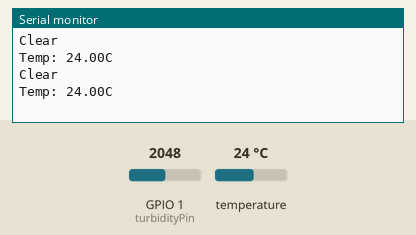
A program run on a simulated Seeed XIAO ESP32-S3. Parts: the last lines printed to the serial monitor. The test bench sets the inputs (shaded band); at power-on: GPIO 1 (turbidityPin) = 2048, temperature 24 °C. Nothing arrives over Bluetooth unless stated; a phone connects over Bluetooth LE 3 s after start.

Above: at 6.3 s.
6.4 s: GPIO 1 (turbidityPin) set to 491
At 8.7 s:
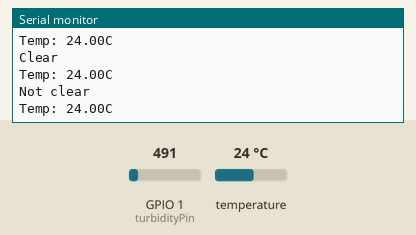
10.5 s: temperature set to 12 °C
At 11.3 s:
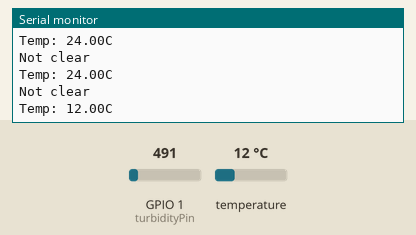
13.4 s: temperature set to 19 °C
At 15.0 s:
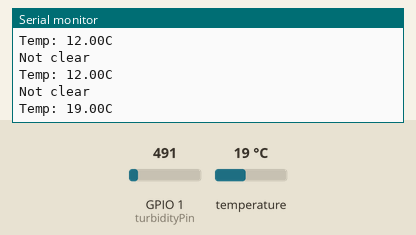
Timing chart, 0 to 16.5 s (numbered marks = the images above; inputs shaded):
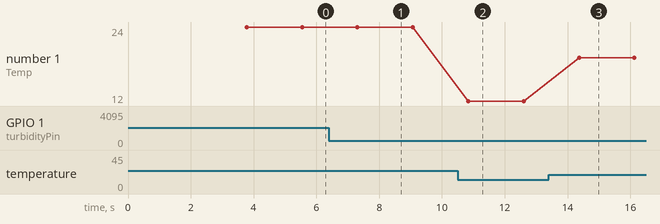

The program:

main.cpp
```cpp
#include <Arduino.h>
#include <BLEDevice.h>
#include <BLEServer.h>
#include <BLEUtils.h>
#include <BLE2902.h>
#include <OneWire.h>
#include <DallasTemperature.h>

#define SERVICE_UUID        "8a645cd7-c78a-467d-8627-acde6685cf23"
#define CHARACTERISTIC_UUID "9ad53e1b-d2b3-4905-b005-23976f604d2f"

BLEServer* pServer = NULL;
BLECharacteristic* pCharacteristic = NULL;
bool deviceConnected = false;
bool oldDeviceConnected = false;
const int turbidityPin = 1; // 假设浊度传感器连接到GPIO 34
const int oneWireBus = 4;    // DS18B20传感器连接到GPIO 4

OneWire oneWire(oneWireBus);
DallasTemperature sensors(&oneWire);

class MyServerCallbacks : public BLEServerCallbacks {
    void onConnect(BLEServer* pServer) {
        deviceConnected = true;
    };

    void onDisconnect(BLEServer* pServer) {
        deviceConnected = false;
    }
};

void setup() {
    Serial.begin(115200);
    Serial.println("Starting BLE work!");

    BLEDevice::init("XIAO_ESP32S3");
    pServer = BLEDevice::createServer();
    pServer->setCallbacks(new MyServerCallbacks());
    BLEService *pService = pServer->createService(SERVICE_UUID);
    pCharacteristic = pService->createCharacteristic(
        CHARACTERISTIC_UUID,
        BLECharacteristic::PROPERTY_READ |
        BLECharacteristic::PROPERTY_WRITE |
        BLECharacteristic::PROPERTY_NOTIFY
    );
    pCharacteristic->addDescriptor(new BLE2902());

    sensors.begin(); // 初始化DS18B20传感器

    pService->start();
    BLEAdvertising *pAdvertising = BLEDevice::getAdvertising();
    pAdvertising->addServiceUUID(SERVICE_UUID);
    pAdvertising->setScanResponse(true);
    BLEDevice::startAdvertising();
    Serial.println("Characteristic defined! Now you can read it in your phone!");
}

void loop() {
    if (deviceConnected) {
        sensors.requestTemperatures();
        float temperatureC = sensors.getTempCByIndex(0); // 读取温度值

        int sensorValue = analogRead(turbidityPin);
        float turbidity = (float)sensorValue * (5.0 / 1023.0); // 示例转换公式

        char buffer[64]; // 缓冲区

        // 根据浊度值的不同，修改消息
        if (turbidity < 3) {
            snprintf(buffer, sizeof(buffer), "Not clear\nTemp: %.2fC", temperatureC);
        } else {
            snprintf(buffer, sizeof(buffer), "Clear\nTemp: %.2fC", temperatureC);
        }

        pCharacteristic->setValue(buffer);
        pCharacteristic->notify();
        Serial.println(buffer);
    }

    if (!deviceConnected && oldDeviceConnected) {
        delay(500);
        pServer->startAdvertising();
        Serial.println("Start advertising");
        oldDeviceConnected = deviceConnected;
    }
    if (deviceConnected && !oldDeviceConnected) {
        oldDeviceConnected = deviceConnected;
    }
    delay(1000);
}
```

Measured:
- after the input at 6.4 s, the serial monitor: prints a new line after 0.91 s (image 1)
- after the input at 10.5 s, the serial monitor: prints a new line after 0.34 s (image 2)
- after the input at 13.4 s, the serial monitor: prints a new line after 0.97 s (image 3)
- plotted number 1: 24 → 12 after the input at 10.5 s, 12 → 19 after the input at 13.4 s
